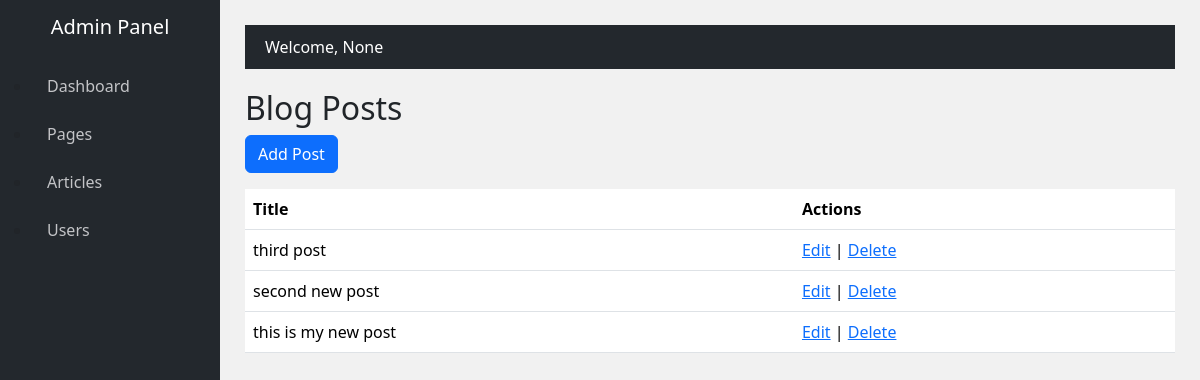
Screenshot of /admin/posts with the database file from the repository.
### tables this page shows
CREATE TABLE posts (
            id INTEGER PRIMARY KEY AUTOINCREMENT,
            title TEXT NOT NULL,
            slug TEXT NOT NULL UNIQUE,
            content TEXT NOT NULL,
            created_at TIMESTAMP DEFAULT CURRENT_TIMESTAMP
        );

### admin_app/routes.py (the view)
@admin_bp.route("/posts")
def admin_posts():
    conn = get_db()
    posts = conn.execute("SELECT * FROM posts ORDER BY id DESC").fetchall()
    conn.close()
    return render_template("posts.html", posts=posts)

### admin_app/routes.py (called while the page is built)
def get_db():
    conn = sqlite3.connect(DB_NAME)
    conn.row_factory = sqlite3.Row
    return conn

### admin_app/templates/posts.html
{% extends "admin_base.html" %}
{% block content %}
<h2>Blog Posts</h2>
<a href="/admin/add-post" class="btn btn-primary">Add Post</a>
<table class="table mt-3">
<tr><th>Title</th><th>Actions</th></tr>
{% for post in posts %}
<tr>
<td>{{ post.title }}</td>
<td>
<a href="/admin/edit-post/{{ post.id }}">Edit</a> |
<a href="/admin/delete-post/{{ post.id }}">Delete</a>
</td>
</tr>
{% endfor %}
</table>
{% endblock %}

### admin_app/templates/admin_base.html (style rules this page uses)
body { background:#f1f1f1; }

### rows the page displays
posts: title "third post"
posts: title "second new post"
posts: title "this is my new post"

### other values shown
{{ session.get('user_name') }} "None"
